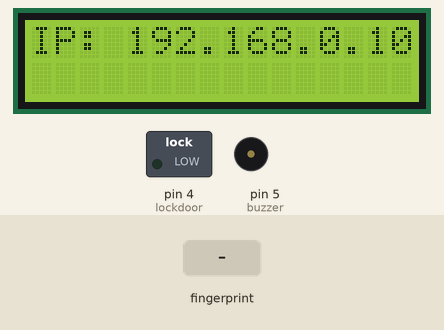
Recording of a sketch running on a simulated Arduino Leonardo, built with avr-gcc and run on an emulated ATmega32U4. Parts: 16×2 character LCD, switched loads named in the sketch (green lamp = pin HIGH), buzzer (waves = sounding, pin HIGH). The test bench sets the inputs (shaded band). WiFi joins after 1.5 s; servers stay silent unless stated; what the sketch prints to the serial monitor is not drawn.

Above: at 1.1 s.
At 3.7 s:
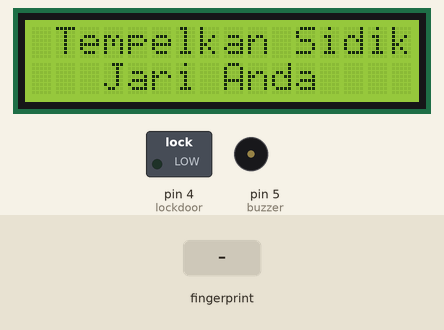
3.8 s: finger stored as number 1 placed on the sensor
At 5.6 s:
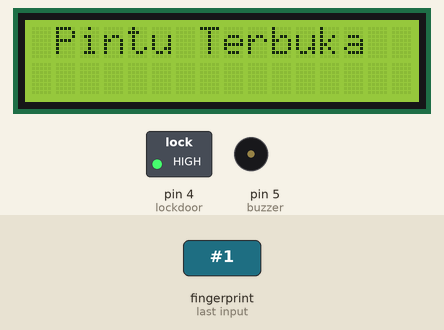
At 10.4 s:
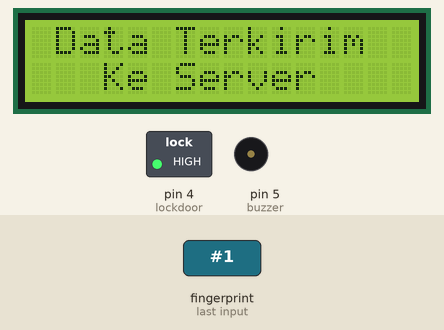
Timing chart, 0 to 12.0 s (numbered marks = the images above; inputs shaded):
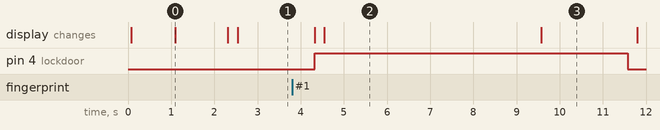

Measured:
- after the input at 3.8 s, pin 4 (lockdoor): LOW → HIGH after 0.53 s, → LOW 7.2 s later; the display: first changes after 0.53 s (image 2 shows a later state)
- what the display in image 0 shows lasts 1.2 s, from 1.1 s to 2.3 s
- what the display in image 2 shows lasts 5.1 s, from 4.5 s to 9.6 s

The sketch:

FINGERPRINT_LAN.ino
```cpp
#include <Adafruit_Fingerprint.h>
#include <SoftwareSerial.h>
#include <SPI.h>
#include <Ethernet.h>
#include <Wire.h>
#include <LiquidCrystal_I2C.h>
LiquidCrystal_I2C lcd(0x27, 16, 2); // Set the LCD I2C address

//Connection via LAN
byte mac[] = { 0xDE, 0xAD, 0xBE, 0xEF, 0xFE, 0xED };
char server[] = "192.168.0.1";
IPAddress ip(192, 168, 0, 10);// give your Ip in the same Class
EthernetClient client;

int getFingerprintIDez();
// pin #2 is IN from sensor (GREEN wire)
// pin #3 is OUT from arduino (WHITE wire)
SoftwareSerial mySerial(2, 3);
Adafruit_Fingerprint finger = Adafruit_Fingerprint(&mySerial);
// On Leonardo/Micro or others with hardware serial, use those! #0 is green wire, #1 is white
//Adafruit_Fingerprint finger = Adafruit_Fingerprint(&Serial1);

int lockdoor = 4;
int buzzer = 5;

void setup() {
  while (!Serial); // For Yun/Leo/Micro/Zero/...
  lcd.begin();
  Serial.begin(9600);
  pinMode(lockdoor, OUTPUT);
  pinMode(buzzer, OUTPUT);
  // start the Ethernet connection:
  // try to congifure using IP address instead of DHCP:
  Ethernet.begin(mac, ip);
  // give the Ethernet shield a second to initialize:
  delay(1000);
  Serial.print("Alamat IP : ");
  Serial.println(Ethernet.localIP());
  lcd.setCursor(0, 0);
  lcd.print("IP: ");
  lcd.print(Ethernet.localIP());
  finger.begin(57600);
  if (client.connect(server, 80)) {
  if (finger.verifyPassword()) {
    lcd.setCursor(2, 0);
    lcd.print("Fingerprint");
    lcd.setCursor(1, 1);
    lcd.print("Terdeteksi");
    Serial.println("Fingerprint Terdeteksi");
  } else {
    lcd.clear();
    lcd.setCursor(2, 0);
    lcd.print("Fingerprint");
    lcd.setCursor(0, 1);
    lcd.print("Tidak Terdeteksi");
    Serial.println("Fingerprint Tidak Terdeteksi");
    while (1);
  }
 }else{
 serverdisable();
  }
  tempel();
}
void loop() // run over and over again
{
  getFingerprintIDez();
  delay(50); //don't ned to run this at full speed.
}

// returns -1 if failed, otherwise returns ID #
int getFingerprintIDez() {
  uint8_t p = finger.getImage();
  if (p != FINGERPRINT_OK) return -1;
  p = finger.image2Tz();
  if (p != FINGERPRINT_OK) return -1;
  p = finger.fingerFastSearch();
  if (!client.connect(server, 80)) {
    serverdisable();
    }
  if (p == FINGERPRINT_OK) { //jika fingerprint terdeteksi
    Serial.println("Sidik Jari Cocok");
    Serial.print("ID #"); Serial.println(finger.fingerID);
    Serial.print("Dengan kecocokan : "); Serial.println(finger.confidence);
    lcd.clear();
    lcd.setCursor(0, 0);
    lcd.print("Sidik Jari Cocok");
    digitalWrite(lockdoor, HIGH);
    client.stop();
    if (client.connect(server, 80)) {
      //Serial.println("Terkoneksi ke Server");
      // Make a HTTP request:
      client.println("GET /finger/get-id.php?id=" + (String)finger.fingerID);
      client.println("Host: 192.168.0.1");
      client.println("Connection: close");
      client.println();
      lcd.clear();
      lcd.setCursor(1, 0);
      lcd.print("Pintu Terbuka");
      delay(5000);
      lcd.clear();
      lcd.setCursor(1, 0);
      lcd.print("Data Terkirim");
      lcd.setCursor(3, 1);
      lcd.print("Ke Server");
      Serial.println("Data Terkirim ke Server");
    } else {
      lcd.clear();
      lcd.setCursor(1, 0);
      lcd.print("Pintu Terbuka");
      delay(2000);
      lcd.clear();
      lcd.setCursor(1, 0);
      lcd.print("Gagal Dikirim");
      lcd.setCursor(3, 1);
      lcd.print("Ke Server");
      Serial.println("Data Tidak Terkirim ke Server");
    }
    delay(2000);
    digitalWrite(lockdoor, LOW);
    tempel();
    return finger.fingerID;
  }
  else if (p == FINGERPRINT_PACKETRECIEVEERR) {
    Serial.println("Communication error");
    return p;
  }
  else if (p == FINGERPRINT_NOTFOUND) { //jika fingerprint salah
    Serial.println("Sidik Jari Tidak Terdaftar");
    lcd.clear();
    lcd.setCursor(3, 0);
    lcd.print("Sidik Jari");
    lcd.setCursor(1, 1);
    lcd.print("Tidak Terdaftar");
    digitalWrite(buzzer, HIGH);
    delay(500);
    digitalWrite(buzzer, LOW);
    delay(500);
    digitalWrite(buzzer, HIGH);
    delay(500);
    digitalWrite(buzzer, LOW);
    delay(500);
    digitalWrite(buzzer, HIGH);
    delay(500);
    digitalWrite(buzzer, LOW);
    delay (2000);
    tempel();
  }
  else {
    Serial.println("Unknown error");
    lcd.clear();
    lcd.setCursor(0, 0);
    lcd.print("??");
    delay (100);
    return p;
  }
}

void tempel() {
  if (client.connect(server, 80)) {
  lcd.clear();
  lcd.setCursor(1, 0);
  lcd.print("Tempelkan Sidik");
  lcd.setCursor(3, 1);
  lcd.print("Jari Anda");
  Serial.println("Tempelkan Sidik Jari Anda");
  }else{
  serverdisable();
    }
}

void serverdisable(){
  lcd.clear();
  lcd.setCursor(5, 0);
  lcd.print("Server");
  lcd.setCursor(4, 1);
  lcd.print("Terputus");
  Serial.println("Server Terputus");
  while (1);
  }
```
